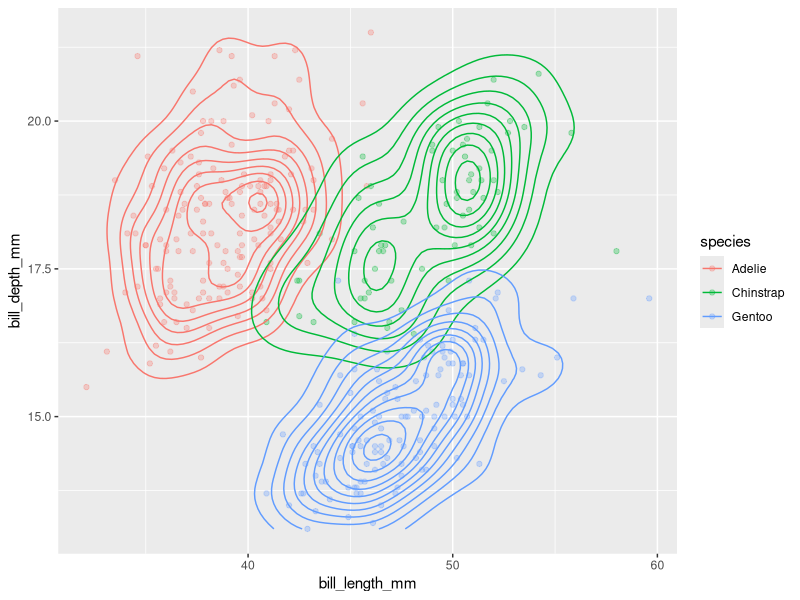
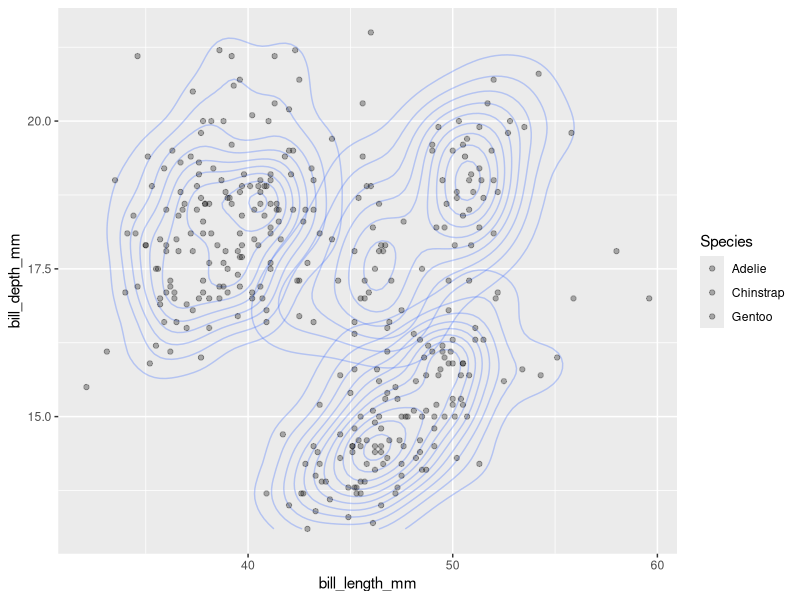

Write the R code that produced these figures, in order.

            library(ggplot2)
            library(palmerpenguins)
            built_answer <- tryCatch(
                {
                    set.seed(42)
                    ggplot(penguins, aes(x = bill_length_mm, y = bill_depth_mm, colour = species)) + geom_point(alpha = 0.3) + geom_density_2d()
                    suppressWarnings(
                        if (!file.exists("/sandbox/figures/bill-length_bill-depth_scatter_2d_density_answer.png")) {
                            ggsave(
                                width = 3,
                                height = 3,
                                "/sandbox/figures/bill-length_bill-depth_scatter_2d_density_answer.png"
                            )
                        }
                    )
                    suppressWarnings(
                        ggplot_build(last_plot())
                    )
                },
                error = function(e) {
                    'ERROR'
                }
            )
            built_submission <- tryCatch(
                {
                    set.seed(42)
                    ggplot(penguins, aes(x = bill_length_mm, y = bill_depth_mm, fill = species)) +
  geom_density_2d(alpha = 0.3) +
  geom_point(alpha = 0.3) +
  scale_fill_discrete(name = "Species")
                    suppressWarnings(
                        ggsave(
                            width = 3,
                            height = 3,
                            "figures/bill-length_bill-depth_scatter_2d_density_submission_llama.png"
                        )
                    )
                    suppressWarnings(
                        ggplot_build(last_plot())
                    )
                },
                error = function(e) {
                    'ERROR'
                }
            )
            cat(isTRUE(all.equal(built_answer, built_submission)))
        
